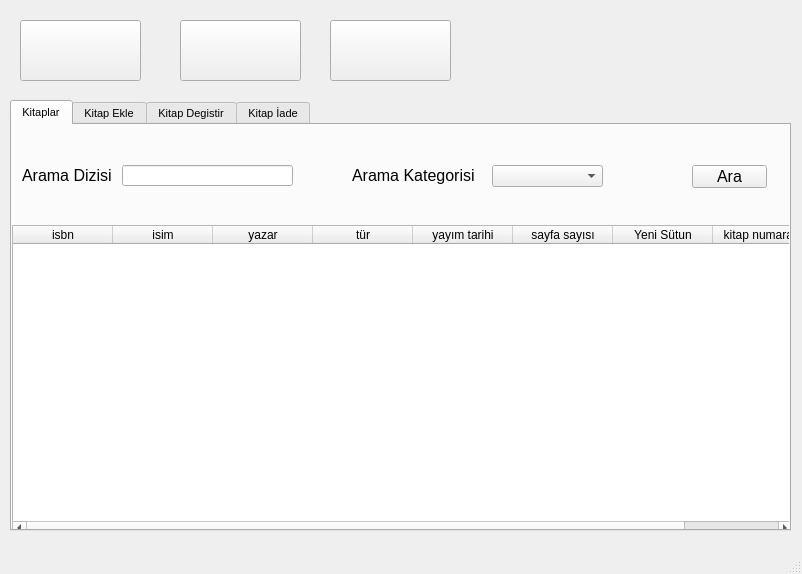
<?xml version="1.0" encoding="UTF-8"?>
<ui version="4.0">
 <class>MainWindow</class>
 <widget class="QMainWindow" name="MainWindow">
  <property name="geometry">
   <rect>
    <x>0</x>
    <y>0</y>
    <width>802</width>
    <height>574</height>
   </rect>
  </property>
  <property name="windowTitle">
   <string>Memur Sayfası</string>
  </property>
  <widget class="QWidget" name="centralwidget">
   <widget class="QPushButton" name="settingsTabBtn">
    <property name="geometry">
     <rect>
      <x>330</x>
      <y>20</y>
      <width>121</width>
      <height>61</height>
     </rect>
    </property>
    <property name="text">
     <string/>
    </property>
    <property name="icon">
     <iconset resource="icons.qrc">
      <normaloff>:/Icons/gear.png</normaloff>:/Icons/gear.png</iconset>
    </property>
    <property name="iconSize">
     <size>
      <width>50</width>
      <height>50</height>
     </size>
    </property>
   </widget>
   <widget class="QPushButton" name="bookTabBtn">
    <property name="geometry">
     <rect>
      <x>20</x>
      <y>20</y>
      <width>121</width>
      <height>61</height>
     </rect>
    </property>
    <property name="text">
     <string/>
    </property>
    <property name="icon">
     <iconset resource="icons.qrc">
      <normaloff>:/Icons/book.png</normaloff>:/Icons/book.png</iconset>
    </property>
    <property name="iconSize">
     <size>
      <width>50</width>
      <height>50</height>
     </size>
    </property>
   </widget>
   <widget class="QTabWidget" name="tabWidget">
    <property name="geometry">
     <rect>
      <x>10</x>
      <y>100</y>
      <width>781</width>
      <height>431</height>
     </rect>
    </property>
    <property name="font">
     <font>
      <pointsize>8</pointsize>
     </font>
    </property>
    <property name="currentIndex">
     <number>0</number>
    </property>
    <widget class="QWidget" name="tab">
     <attribute name="title">
      <string>Kitaplar</string>
     </attribute>
     <widget class="QLineEdit" name="lineEdit">
      <property name="geometry">
       <rect>
        <x>110</x>
        <y>40</y>
        <width>171</width>
        <height>21</height>
       </rect>
      </property>
      <property name="font">
       <font>
        <pointsize>12</pointsize>
       </font>
      </property>
     </widget>
     <widget class="QTableWidget" name="list_books">
      <property name="geometry">
       <rect>
        <x>0</x>
        <y>100</y>
        <width>781</width>
        <height>311</height>
       </rect>
      </property>
      <column>
       <property name="text">
        <string>isbn</string>
       </property>
      </column>
      <column>
       <property name="text">
        <string>isim</string>
       </property>
      </column>
      <column>
       <property name="text">
        <string>yazar</string>
       </property>
      </column>
      <column>
       <property name="text">
        <string>tür</string>
       </property>
      </column>
      <column>
       <property name="text">
        <string>yayım tarihi</string>
       </property>
      </column>
      <column>
       <property name="text">
        <string>sayfa sayısı</string>
       </property>
      </column>
      <column>
       <property name="text">
        <string>Yeni Sütun</string>
       </property>
      </column>
      <column>
       <property name="text">
        <string>kitap numarası</string>
       </property>
      </column>
     </widget>
     <widget class="QComboBox" name="comboBox">
      <property name="geometry">
       <rect>
        <x>480</x>
        <y>40</y>
        <width>111</width>
        <height>22</height>
       </rect>
      </property>
      <property name="font">
       <font>
        <pointsize>12</pointsize>
       </font>
      </property>
     </widget>
     <widget class="QLabel" name="label">
      <property name="geometry">
       <rect>
        <x>340</x>
        <y>40</y>
        <width>141</width>
        <height>20</height>
       </rect>
      </property>
      <property name="font">
       <font>
        <pointsize>12</pointsize>
       </font>
      </property>
      <property name="text">
       <string>Arama Kategorisi</string>
      </property>
     </widget>
     <widget class="QPushButton" name="searchBookBtn">
      <property name="geometry">
       <rect>
        <x>680</x>
        <y>40</y>
        <width>75</width>
        <height>23</height>
       </rect>
      </property>
      <property name="font">
       <font>
        <pointsize>12</pointsize>
       </font>
      </property>
      <property name="text">
       <string>Ara</string>
      </property>
     </widget>
     <widget class="QLabel" name="label_18">
      <property name="geometry">
       <rect>
        <x>10</x>
        <y>40</y>
        <width>101</width>
        <height>20</height>
       </rect>
      </property>
      <property name="font">
       <font>
        <pointsize>12</pointsize>
       </font>
      </property>
      <property name="text">
       <string>Arama Dizisi</string>
      </property>
     </widget>
    </widget>
    <widget class="QWidget" name="Kullanici">
     <attribute name="title">
      <string>Kitap Ekle</string>
     </attribute>
     <widget class="QLineEdit" name="isbnLE">
      <property name="geometry">
       <rect>
        <x>30</x>
        <y>40</y>
        <width>131</width>
        <height>31</height>
       </rect>
      </property>
      <property name="font">
       <font>
        <pointsize>12</pointsize>
       </font>
      </property>
     </widget>
     <widget class="QLineEdit" name="bookNameLE">
      <property name="geometry">
       <rect>
        <x>240</x>
        <y>40</y>
        <width>131</width>
        <height>31</height>
       </rect>
      </property>
      <property name="font">
       <font>
        <pointsize>12</pointsize>
       </font>
      </property>
     </widget>
     <widget class="QLineEdit" name="writerLE">
      <property name="geometry">
       <rect>
        <x>460</x>
        <y>40</y>
        <width>131</width>
        <height>31</height>
       </rect>
      </property>
      <property name="font">
       <font>
        <pointsize>12</pointsize>
       </font>
      </property>
     </widget>
     <widget class="QLineEdit" name="topicLE">
      <property name="geometry">
       <rect>
        <x>30</x>
        <y>140</y>
        <width>131</width>
        <height>31</height>
       </rect>
      </property>
      <property name="font">
       <font>
        <pointsize>12</pointsize>
       </font>
      </property>
     </widget>
     <widget class="QLineEdit" name="dateLE">
      <property name="geometry">
       <rect>
        <x>240</x>
        <y>140</y>
        <width>131</width>
        <height>31</height>
       </rect>
      </property>
      <property name="font">
       <font>
        <pointsize>12</pointsize>
       </font>
      </property>
     </widget>
     <widget class="QLineEdit" name="pageCountLE">
      <property name="geometry">
       <rect>
        <x>460</x>
        <y>140</y>
        <width>131</width>
        <height>31</height>
       </rect>
      </property>
      <property name="font">
       <font>
        <pointsize>12</pointsize>
       </font>
      </property>
     </widget>
     <widget class="QLineEdit" name="lineEdit_9">
      <property name="geometry">
       <rect>
        <x>30</x>
        <y>430</y>
        <width>131</width>
        <height>31</height>
       </rect>
      </property>
     </widget>
     <widget class="QLabel" name="label_2">
      <property name="geometry">
       <rect>
        <x>30</x>
        <y>20</y>
        <width>61</width>
        <height>20</height>
       </rect>
      </property>
      <property name="font">
       <font>
        <pointsize>12</pointsize>
       </font>
      </property>
      <property name="text">
       <string>ISBN</string>
      </property>
     </widget>
     <widget class="QLabel" name="label_5">
      <property name="geometry">
       <rect>
        <x>240</x>
        <y>20</y>
        <width>61</width>
        <height>20</height>
       </rect>
      </property>
      <property name="font">
       <font>
        <pointsize>12</pointsize>
       </font>
      </property>
      <property name="text">
       <string>Adı</string>
      </property>
     </widget>
     <widget class="QLabel" name="label_6">
      <property name="geometry">
       <rect>
        <x>460</x>
        <y>20</y>
        <width>51</width>
        <height>20</height>
       </rect>
      </property>
      <property name="font">
       <font>
        <pointsize>12</pointsize>
       </font>
      </property>
      <property name="text">
       <string>Yazarı</string>
      </property>
     </widget>
     <widget class="QLabel" name="label_7">
      <property name="geometry">
       <rect>
        <x>30</x>
        <y>120</y>
        <width>61</width>
        <height>21</height>
       </rect>
      </property>
      <property name="font">
       <font>
        <pointsize>12</pointsize>
       </font>
      </property>
      <property name="text">
       <string>Konusu</string>
      </property>
     </widget>
     <widget class="QLabel" name="label_8">
      <property name="geometry">
       <rect>
        <x>240</x>
        <y>120</y>
        <width>101</width>
        <height>21</height>
       </rect>
      </property>
      <property name="font">
       <font>
        <pointsize>12</pointsize>
       </font>
      </property>
      <property name="text">
       <string>Yayım Tarihi</string>
      </property>
     </widget>
     <widget class="QLabel" name="label_9">
      <property name="geometry">
       <rect>
        <x>460</x>
        <y>120</y>
        <width>81</width>
        <height>20</height>
       </rect>
      </property>
      <property name="font">
       <font>
        <pointsize>12</pointsize>
       </font>
      </property>
      <property name="text">
       <string>Sayfa Sayısı</string>
      </property>
     </widget>
     <widget class="QLabel" name="label_10">
      <property name="geometry">
       <rect>
        <x>30</x>
        <y>410</y>
        <width>61</width>
        <height>16</height>
       </rect>
      </property>
      <property name="font">
       <font>
        <pointsize>8</pointsize>
       </font>
      </property>
      <property name="text">
       <string>Yayınevi</string>
      </property>
     </widget>
     <widget class="QPushButton" name="addBookBtn">
      <property name="geometry">
       <rect>
        <x>660</x>
        <y>30</y>
        <width>91</width>
        <height>31</height>
       </rect>
      </property>
      <property name="font">
       <font>
        <pointsize>12</pointsize>
       </font>
      </property>
      <property name="text">
       <string>Kitap Ekle</string>
      </property>
     </widget>
     <widget class="QLabel" name="label_19">
      <property name="geometry">
       <rect>
        <x>30</x>
        <y>210</y>
        <width>81</width>
        <height>20</height>
       </rect>
      </property>
      <property name="font">
       <font>
        <pointsize>12</pointsize>
       </font>
      </property>
      <property name="text">
       <string>Yayıncı</string>
      </property>
     </widget>
     <widget class="QLineEdit" name="publisherLE">
      <property name="geometry">
       <rect>
        <x>30</x>
        <y>230</y>
        <width>131</width>
        <height>31</height>
       </rect>
      </property>
      <property name="font">
       <font>
        <pointsize>12</pointsize>
       </font>
      </property>
     </widget>
     <widget class="QLabel" name="label_20">
      <property name="geometry">
       <rect>
        <x>250</x>
        <y>210</y>
        <width>131</width>
        <height>21</height>
       </rect>
      </property>
      <property name="font">
       <font>
        <pointsize>12</pointsize>
       </font>
      </property>
      <property name="text">
       <string>Kitap Numarası</string>
      </property>
     </widget>
     <widget class="QLineEdit" name="bookNoLE">
      <property name="geometry">
       <rect>
        <x>250</x>
        <y>230</y>
        <width>131</width>
        <height>31</height>
       </rect>
      </property>
      <property name="font">
       <font>
        <pointsize>12</pointsize>
       </font>
      </property>
     </widget>
    </widget>
    <widget class="QWidget" name="tab_2">
     <attribute name="title">
      <string>Kitap Degistir</string>
     </attribute>
     <widget class="QPushButton" name="changeBookBtn">
      <property name="geometry">
       <rect>
        <x>640</x>
        <y>210</y>
        <width>121</width>
        <height>41</height>
       </rect>
      </property>
      <property name="font">
       <font>
        <pointsize>12</pointsize>
       </font>
      </property>
      <property name="text">
       <string>Kitabı Değiştir</string>
      </property>
     </widget>
     <widget class="QLineEdit" name="lineEdit_12">
      <property name="geometry">
       <rect>
        <x>20</x>
        <y>440</y>
        <width>131</width>
        <height>31</height>
       </rect>
      </property>
     </widget>
     <widget class="QLabel" name="label_11">
      <property name="geometry">
       <rect>
        <x>20</x>
        <y>420</y>
        <width>61</width>
        <height>16</height>
       </rect>
      </property>
      <property name="font">
       <font>
        <pointsize>8</pointsize>
       </font>
      </property>
      <property name="text">
       <string>Yayınevi</string>
      </property>
     </widget>
     <widget class="QLabel" name="label_4">
      <property name="geometry">
       <rect>
        <x>630</x>
        <y>20</y>
        <width>91</width>
        <height>20</height>
       </rect>
      </property>
      <property name="font">
       <font>
        <pointsize>12</pointsize>
       </font>
      </property>
      <property name="text">
       <string>Kitap Kodu</string>
      </property>
     </widget>
     <widget class="QLineEdit" name="lineEdit_17">
      <property name="geometry">
       <rect>
        <x>630</x>
        <y>37</y>
        <width>131</width>
        <height>31</height>
       </rect>
      </property>
     </widget>
     <widget class="QPushButton" name="deleteBookBtn">
      <property name="geometry">
       <rect>
        <x>640</x>
        <y>282</y>
        <width>121</width>
        <height>41</height>
       </rect>
      </property>
      <property name="font">
       <font>
        <pointsize>12</pointsize>
       </font>
      </property>
      <property name="text">
       <string>Kitabı Sil</string>
      </property>
     </widget>
     <widget class="QLabel" name="label_16">
      <property name="geometry">
       <rect>
        <x>430</x>
        <y>20</y>
        <width>51</width>
        <height>20</height>
       </rect>
      </property>
      <property name="font">
       <font>
        <pointsize>12</pointsize>
       </font>
      </property>
      <property name="text">
       <string>Yazarı</string>
      </property>
     </widget>
     <widget class="QLabel" name="label_13">
      <property name="geometry">
       <rect>
        <x>220</x>
        <y>120</y>
        <width>101</width>
        <height>21</height>
       </rect>
      </property>
      <property name="font">
       <font>
        <pointsize>12</pointsize>
       </font>
      </property>
      <property name="text">
       <string>Yayım Tarihi</string>
      </property>
     </widget>
     <widget class="QLineEdit" name="lineEdit_16">
      <property name="geometry">
       <rect>
        <x>430</x>
        <y>40</y>
        <width>131</width>
        <height>31</height>
       </rect>
      </property>
      <property name="font">
       <font>
        <pointsize>12</pointsize>
       </font>
      </property>
     </widget>
     <widget class="QLineEdit" name="lineEdit_11">
      <property name="geometry">
       <rect>
        <x>430</x>
        <y>140</y>
        <width>131</width>
        <height>31</height>
       </rect>
      </property>
      <property name="font">
       <font>
        <pointsize>12</pointsize>
       </font>
      </property>
     </widget>
     <widget class="QLabel" name="label_14">
      <property name="geometry">
       <rect>
        <x>430</x>
        <y>120</y>
        <width>81</width>
        <height>20</height>
       </rect>
      </property>
      <property name="font">
       <font>
        <pointsize>12</pointsize>
       </font>
      </property>
      <property name="text">
       <string>Sayfa Sayısı</string>
      </property>
     </widget>
     <widget class="QLineEdit" name="lineEdit_13">
      <property name="geometry">
       <rect>
        <x>220</x>
        <y>140</y>
        <width>131</width>
        <height>31</height>
       </rect>
      </property>
      <property name="font">
       <font>
        <pointsize>12</pointsize>
       </font>
      </property>
     </widget>
     <widget class="QLineEdit" name="lineEdit_10">
      <property name="geometry">
       <rect>
        <x>20</x>
        <y>40</y>
        <width>131</width>
        <height>31</height>
       </rect>
      </property>
      <property name="font">
       <font>
        <pointsize>12</pointsize>
       </font>
      </property>
     </widget>
     <widget class="QLineEdit" name="lineEdit_14">
      <property name="geometry">
       <rect>
        <x>220</x>
        <y>40</y>
        <width>131</width>
        <height>31</height>
       </rect>
      </property>
      <property name="font">
       <font>
        <pointsize>12</pointsize>
       </font>
      </property>
     </widget>
     <widget class="QLabel" name="label_12">
      <property name="geometry">
       <rect>
        <x>220</x>
        <y>20</y>
        <width>61</width>
        <height>20</height>
       </rect>
      </property>
      <property name="font">
       <font>
        <pointsize>12</pointsize>
       </font>
      </property>
      <property name="text">
       <string>Adı</string>
      </property>
     </widget>
     <widget class="QLineEdit" name="lineEdit_15">
      <property name="geometry">
       <rect>
        <x>20</x>
        <y>140</y>
        <width>131</width>
        <height>31</height>
       </rect>
      </property>
      <property name="font">
       <font>
        <pointsize>12</pointsize>
       </font>
      </property>
     </widget>
     <widget class="QLabel" name="label_3">
      <property name="geometry">
       <rect>
        <x>20</x>
        <y>20</y>
        <width>61</width>
        <height>20</height>
       </rect>
      </property>
      <property name="font">
       <font>
        <pointsize>12</pointsize>
       </font>
      </property>
      <property name="text">
       <string>ISBN</string>
      </property>
     </widget>
     <widget class="QLabel" name="label_15">
      <property name="geometry">
       <rect>
        <x>20</x>
        <y>120</y>
        <width>61</width>
        <height>21</height>
       </rect>
      </property>
      <property name="font">
       <font>
        <pointsize>12</pointsize>
       </font>
      </property>
      <property name="text">
       <string>Konusu</string>
      </property>
     </widget>
     <widget class="QLineEdit" name="publisherLE_2">
      <property name="geometry">
       <rect>
        <x>20</x>
        <y>230</y>
        <width>131</width>
        <height>31</height>
       </rect>
      </property>
      <property name="font">
       <font>
        <pointsize>12</pointsize>
       </font>
      </property>
     </widget>
     <widget class="QLabel" name="label_21">
      <property name="geometry">
       <rect>
        <x>20</x>
        <y>210</y>
        <width>81</width>
        <height>20</height>
       </rect>
      </property>
      <property name="font">
       <font>
        <pointsize>12</pointsize>
       </font>
      </property>
      <property name="text">
       <string>Yayıncı</string>
      </property>
     </widget>
     <widget class="QLineEdit" name="bookNoLE_2">
      <property name="geometry">
       <rect>
        <x>220</x>
        <y>230</y>
        <width>131</width>
        <height>31</height>
       </rect>
      </property>
      <property name="font">
       <font>
        <pointsize>12</pointsize>
       </font>
      </property>
     </widget>
     <widget class="QLabel" name="label_22">
      <property name="geometry">
       <rect>
        <x>220</x>
        <y>210</y>
        <width>131</width>
        <height>21</height>
       </rect>
      </property>
      <property name="font">
       <font>
        <pointsize>12</pointsize>
       </font>
      </property>
      <property name="text">
       <string>Kitap Numarası</string>
      </property>
     </widget>
    </widget>
    <widget class="QWidget" name="tab_3">
     <attribute name="title">
      <string>Kitap İade</string>
     </attribute>
     <widget class="QLabel" name="label_17">
      <property name="geometry">
       <rect>
        <x>20</x>
        <y>13</y>
        <width>61</width>
        <height>20</height>
       </rect>
      </property>
      <property name="text">
       <string>Kitap Kodu</string>
      </property>
     </widget>
     <widget class="QPushButton" name="returnBookBtn">
      <property name="geometry">
       <rect>
        <x>250</x>
        <y>33</y>
        <width>75</width>
        <height>23</height>
       </rect>
      </property>
      <property name="text">
       <string>Kitabı İade Et</string>
      </property>
     </widget>
     <widget class="QLineEdit" name="lineEdit_18">
      <property name="geometry">
       <rect>
        <x>20</x>
        <y>30</y>
        <width>131</width>
        <height>31</height>
       </rect>
      </property>
     </widget>
    </widget>
   </widget>
   <widget class="QPushButton" name="usersTabBtn">
    <property name="geometry">
     <rect>
      <x>180</x>
      <y>20</y>
      <width>121</width>
      <height>61</height>
     </rect>
    </property>
    <property name="text">
     <string/>
    </property>
    <property name="icon">
     <iconset resource="icons.qrc">
      <normaloff>:/Icons/user.png</normaloff>:/Icons/user.png</iconset>
    </property>
    <property name="iconSize">
     <size>
      <width>50</width>
      <height>50</height>
     </size>
    </property>
   </widget>
  </widget>
  <widget class="QMenuBar" name="menubar">
   <property name="geometry">
    <rect>
     <x>0</x>
     <y>0</y>
     <width>802</width>
     <height>21</height>
    </rect>
   </property>
  </widget>
  <widget class="QStatusBar" name="statusbar"/>
 </widget>
 <resources>
  <include location="icons.qrc"/>
 </resources>
 <connections/>
</ui>
